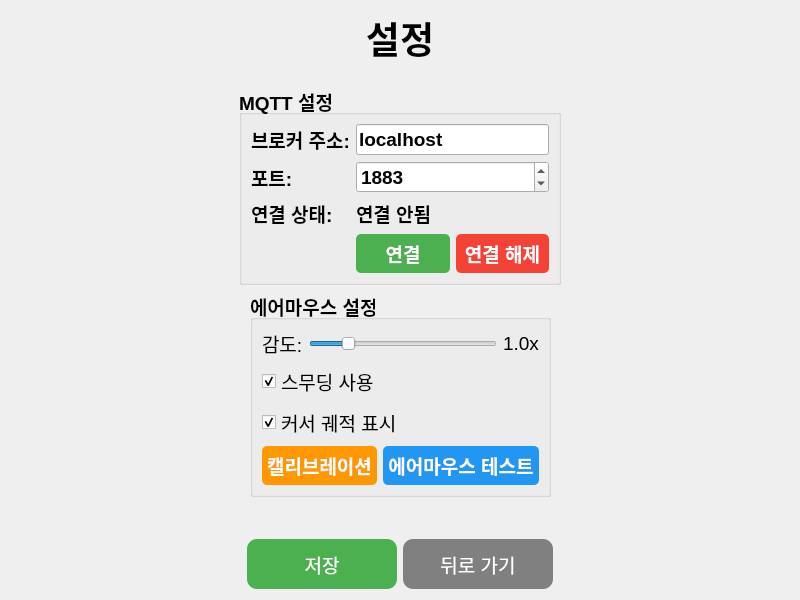
<?xml version="1.0" encoding="UTF-8"?>
<ui version="4.0">
 <class>SettingsPage</class>
 <widget class="QWidget" name="SettingsPage">
  <property name="geometry">
   <rect>
    <x>0</x>
    <y>0</y>
    <width>800</width>
    <height>600</height>
   </rect>
  </property>
  <property name="windowTitle">
   <string>설정</string>
  </property>
  <layout class="QVBoxLayout" name="verticalLayout_main">
   <item>
    <widget class="QLabel" name="titleLabel">
     <property name="text">
      <string>설정</string>
     </property>
     <property name="alignment">
      <set>Qt::AlignCenter</set>
     </property>
     <property name="font">
      <font>
       <pointsize>28</pointsize>
       <weight>75</weight>
       <bold>true</bold>
      </font>
     </property>
    </widget>
   </item>
   <item>
    <spacer name="verticalSpacer_1">
     <property name="orientation">
      <enum>Qt::Vertical</enum>
     </property>
     <property name="sizeHint" stdset="0">
      <size>
       <width>20</width>
       <height>20</height>
      </size>
     </property>
    </spacer>
   </item>
   <item>
    <layout class="QHBoxLayout" name="horizontalLayout_content">
     <item>
      <spacer name="horizontalSpacer_left">
       <property name="orientation">
        <enum>Qt::Horizontal</enum>
       </property>
       <property name="sizeHint" stdset="0">
        <size>
         <width>40</width>
         <height>20</height>
        </size>
       </property>
      </spacer>
     </item>
     <item>
      <widget class="QGroupBox" name="mqttGroupBox">
       <property name="title">
        <string>MQTT 설정</string>
       </property>
       <property name="font">
        <font>
         <pointsize>14</pointsize>
         <weight>75</weight>
         <bold>true</bold>
        </font>
       </property>
       <layout class="QFormLayout" name="formLayout_mqtt">
        <item row="0" column="0">
         <widget class="QLabel" name="brokerLabel">
          <property name="text">
           <string>브로커 주소:</string>
          </property>
         </widget>
        </item>
        <item row="0" column="1">
         <widget class="QLineEdit" name="brokerLineEdit">
          <property name="text">
           <string>localhost</string>
          </property>
         </widget>
        </item>
        <item row="1" column="0">
         <widget class="QLabel" name="portLabel">
          <property name="text">
           <string>포트:</string>
          </property>
         </widget>
        </item>
        <item row="1" column="1">
         <widget class="QSpinBox" name="portSpinBox">
          <property name="minimum">
           <number>1</number>
          </property>
          <property name="maximum">
           <number>65535</number>
          </property>
          <property name="value">
           <number>1883</number>
          </property>
         </widget>
        </item>
        <item row="2" column="0">
         <widget class="QLabel" name="connectionStatusLabel">
          <property name="text">
           <string>연결 상태:</string>
          </property>
         </widget>
        </item>
        <item row="2" column="1">
         <widget class="QLabel" name="statusValueLabel">
          <property name="text">
           <string>연결 안됨</string>
          </property>
         </widget>
        </item>
        <item row="3" column="1">
         <layout class="QHBoxLayout" name="horizontalLayout_connect">
          <item>
           <widget class="QPushButton" name="connectButton">
            <property name="text">
             <string>연결</string>
            </property>
            <property name="styleSheet">
             <string notr="true">background-color: #4CAF50; color: white; padding: 5px; border-radius: 5px;</string>
            </property>
           </widget>
          </item>
          <item>
           <widget class="QPushButton" name="disconnectButton">
            <property name="text">
             <string>연결 해제</string>
            </property>
            <property name="styleSheet">
             <string notr="true">background-color: #f44336; color: white; padding: 5px; border-radius: 5px;</string>
            </property>
           </widget>
          </item>
         </layout>
        </item>
       </layout>
      </widget>
     </item>
     <item>
      <spacer name="horizontalSpacer_right">
       <property name="orientation">
        <enum>Qt::Horizontal</enum>
       </property>
       <property name="sizeHint" stdset="0">
        <size>
         <width>40</width>
         <height>20</height>
        </size>
       </property>
      </spacer>
     </item>
    </layout>
   </item>
   <item>
    <layout class="QHBoxLayout" name="horizontalLayout_airmouse">
     <item>
      <spacer name="horizontalSpacer_3">
       <property name="orientation">
        <enum>Qt::Horizontal</enum>
       </property>
       <property name="sizeHint" stdset="0">
        <size>
         <width>40</width>
         <height>20</height>
        </size>
       </property>
      </spacer>
     </item>
     <item>
      <widget class="QGroupBox" name="airmouseGroupBox">
       <property name="title">
        <string>에어마우스 설정</string>
       </property>
       <property name="font">
        <font>
         <pointsize>14</pointsize>
         <weight>75</weight>
         <bold>true</bold>
        </font>
       </property>
       <layout class="QVBoxLayout" name="verticalLayout_airmouse">
        <item>
         <layout class="QHBoxLayout" name="horizontalLayout_sensitivity">
          <item>
           <widget class="QLabel" name="sensitivityLabel">
            <property name="text">
             <string>감도:</string>
            </property>
            <property name="font">
             <font>
              <weight>50</weight>
              <bold>false</bold>
             </font>
            </property>
           </widget>
          </item>
          <item>
           <widget class="QSlider" name="sensitivitySlider">
            <property name="minimum">
             <number>1</number>
            </property>
            <property name="maximum">
             <number>50</number>
            </property>
            <property name="value">
             <number>10</number>
            </property>
            <property name="orientation">
             <enum>Qt::Horizontal</enum>
            </property>
           </widget>
          </item>
          <item>
           <widget class="QLabel" name="sensitivityValueLabel">
            <property name="text">
             <string>1.0x</string>
            </property>
            <property name="font">
             <font>
              <weight>50</weight>
              <bold>false</bold>
             </font>
            </property>
           </widget>
          </item>
         </layout>
        </item>
        <item>
         <widget class="QCheckBox" name="smoothingCheckBox">
          <property name="text">
           <string>스무딩 사용</string>
          </property>
          <property name="checked">
           <bool>true</bool>
          </property>
          <property name="font">
           <font>
            <weight>50</weight>
            <bold>false</bold>
           </font>
          </property>
         </widget>
        </item>
        <item>
         <widget class="QCheckBox" name="trailCheckBox">
          <property name="text">
           <string>커서 궤적 표시</string>
          </property>
          <property name="checked">
           <bool>true</bool>
          </property>
          <property name="font">
           <font>
            <weight>50</weight>
            <bold>false</bold>
           </font>
          </property>
         </widget>
        </item>
        <item>
         <layout class="QHBoxLayout" name="horizontalLayout_calibrate">
          <item>
           <widget class="QPushButton" name="calibrateButton">
            <property name="text">
             <string>캘리브레이션</string>
            </property>
            <property name="styleSheet">
             <string notr="true">background-color: #FF9800; color: white; padding: 5px; border-radius: 5px;</string>
            </property>
           </widget>
          </item>
          <item>
           <widget class="QPushButton" name="testAirMouseButton">
            <property name="text">
             <string>에어마우스 테스트</string>
            </property>
            <property name="styleSheet">
             <string notr="true">background-color: #2196F3; color: white; padding: 5px; border-radius: 5px;</string>
            </property>
           </widget>
          </item>
         </layout>
        </item>
       </layout>
      </widget>
     </item>
     <item>
      <spacer name="horizontalSpacer_4">
       <property name="orientation">
        <enum>Qt::Horizontal</enum>
       </property>
       <property name="sizeHint" stdset="0">
        <size>
         <width>40</width>
         <height>20</height>
        </size>
       </property>
      </spacer>
     </item>
    </layout>
   </item>
   <item>
    <spacer name="verticalSpacer_2">
     <property name="orientation">
      <enum>Qt::Vertical</enum>
     </property>
     <property name="sizeHint" stdset="0">
      <size>
       <width>20</width>
       <height>40</height>
      </size>
     </property>
    </spacer>
   </item>
   <item>
    <layout class="QHBoxLayout" name="horizontalLayout_buttons">
     <item>
      <spacer name="horizontalSpacer_5">
       <property name="orientation">
        <enum>Qt::Horizontal</enum>
       </property>
       <property name="sizeHint" stdset="0">
        <size>
         <width>40</width>
         <height>20</height>
        </size>
       </property>
      </spacer>
     </item>
     <item>
      <widget class="QPushButton" name="saveButton">
       <property name="minimumSize">
        <size>
         <width>150</width>
         <height>50</height>
        </size>
       </property>
       <property name="text">
        <string>저장</string>
       </property>
       <property name="font">
        <font>
         <pointsize>14</pointsize>
        </font>
       </property>
       <property name="styleSheet">
        <string notr="true">background-color: #4CAF50; color: white; border-radius: 10px;</string>
       </property>
      </widget>
     </item>
     <item>
      <widget class="QPushButton" name="backButton">
       <property name="minimumSize">
        <size>
         <width>150</width>
         <height>50</height>
        </size>
       </property>
       <property name="text">
        <string>뒤로 가기</string>
       </property>
       <property name="font">
        <font>
         <pointsize>14</pointsize>
        </font>
       </property>
       <property name="styleSheet">
        <string notr="true">background-color: #808080; color: white; border-radius: 10px;</string>
       </property>
      </widget>
     </item>
     <item>
      <spacer name="horizontalSpacer_6">
       <property name="orientation">
        <enum>Qt::Horizontal</enum>
       </property>
       <property name="sizeHint" stdset="0">
        <size>
         <width>40</width>
         <height>20</height>
        </size>
       </property>
      </spacer>
     </item>
    </layout>
   </item>
  </layout>
 </widget>
 <resources/>
 <connections/>
</ui>
